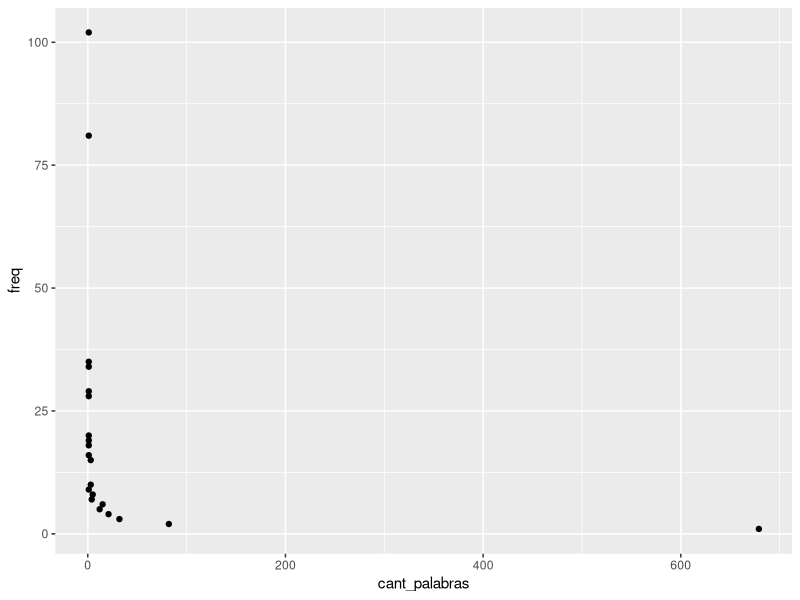
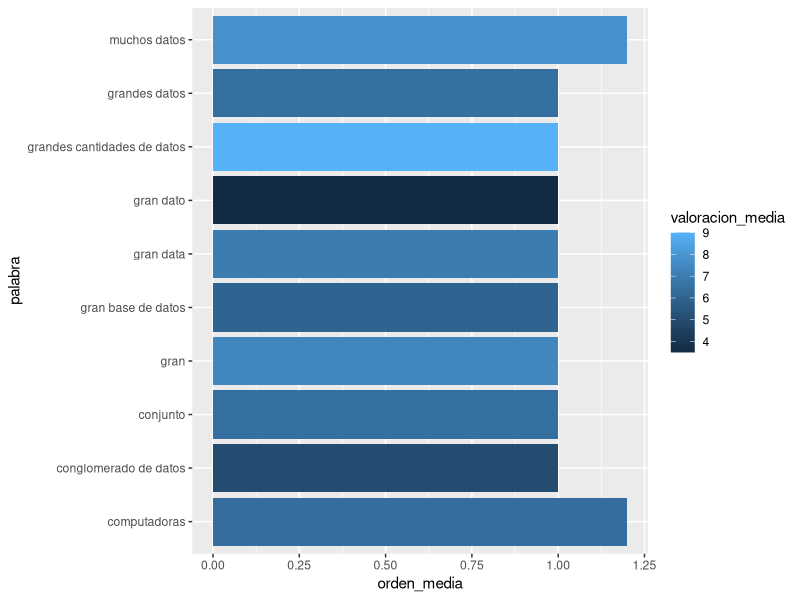

These charts were generated, in order, by the following R code: (Note: this script raises an error after producing the figures.)
## ---- chunk 1
# para cargar una libreria primero hay que instalarla:
# install.packages("readr")
# install.packages("tidyverse")

library(readr) # vamos a cargar las librerias
library(tidyverse) 

asociaciones <- readr::read_csv(file = "data/asociaciones.csv")
## ---- chunk 2
dim(asociaciones)
head(asociaciones, n = 10) 
## ---- chunk 3
summary(asociaciones)
## ---- chunk 4
glimpse(asociaciones) # muestra la estructura de la tabla 

asoc_frecuentes <- asociaciones %>% # (Paso0) y (Paso1)
  group_by(palabra) %>% # (Paso2)
  summarize( 
    freq = n(), # (Paso3)
    valoracion_media = mean(valoracion), # (Paso4)
    orden_media = mean(orden) #(Paso5)
  )

glimpse(asoc_frecuentes) 
## ---- chunk 5
asoc_frecuentes %>%  # no guardamos el resultado, solo lo imprimimos
  slice_max(order_by = freq, n=10) # ordenamos por freq y cortamos en 10 registros
## ---- chunk 6
asoc_frecuentes %>%  
  slice_max(order_by = valoracion_media, n=10) # las de valor mas alto

asoc_frecuentes %>%  
  slice_min(order_by = valoracion_media, n=10) # las de valor mas bajo
## ---- chunk 7
asoc_frecuentes %>% # Paso1
  group_by(freq) %>% # Paso2
  summarize(cant_palabras = n()) %>% # Paso3
  ggplot( # Paso 4: usamos la librería ggplot2 y la función ggplot
    aes(x=cant_palabras,y=freq) # mapeeamos los datos en los ejes x e y
    ) + # los componentes de ggplot se concatenan con +, ya que no son pasos secuenciales
  geom_point()
## ---- chunk 8
asoc_frecuentes <- asoc_frecuentes %>% # vamos a pisar la tabla con el resultado
  filter(freq > 1)

glimpse(asoc_frecuentes)
## ---- chunk 9
asoc_frecuentes %>% 
    slice_min(order_by = orden_media, n=10) %>% # las de valor mas bajo
  ggplot( # vamos a usar ggplot para graficar
    aes( # dentro de aes indicamos las variables a vincular con las partes del gráfico
      y = palabra,
      x = orden_media,
      fill = valoracion_media
    )
  ) + 
  geom_col()
## ---- chunk 10
analisis_proto <- function (tabla_evocaciones) {
  
  # las operaciones van aca...
  # por ahora no vamos a hacer nada mas que asignar nuestro input a un nuevo objeto...
  objeto_a_devolver <- tabla_evocaciones 
  
  return(objeto_a_devolver) # ... y lo devolvemos
}
## ---- chunk 11
analisis_proto(asociaciones) 
## ---- chunk 12
analisis_proto <- function (tabla_evocaciones, frecuencia_minima = 2,  criterio_corte = "media") {
  
  # (paso 1) tabla de frecuencias
  asoc_frecuentes <- asociaciones %>% 
    group_by(palabra) %>% 
    summarize( 
      freq = n(), 
      valoracion_media = mean(valoracion), 
      orden_media = mean(orden) 
    )  
  
  # (paso 2) establecemos un umbral de frecuencia minima (usando parametro)
  asoc_frecuentes <- asoc_frecuentes %>% 
    filter(freq > frecuencia_minima) 
  message("frecuencia minima = ", frecuencia_minima)
    
  # (paso 3) calculamos el corte de frecuencia (usamos mean o median, segun parametro)
  if (criterio_corte == "media") {
    freq_cut <- mean(asoc_frecuentes$freq) 
    orden_cut <- mean(asoc_frecuentes$orden_media) 
  } else {
    freq_cut <- median(asoc_frecuentes$freq) 
    orden_cut <- median(asoc_frecuentes$orden_media) 
  }
  message("valor corte frecuencia = ", freq_cut)
  message("valor corte orden = ", orden_cut)
  
  # (paso 4) segmentamos las palabras
  prototipico <- asoc_frecuentes %>% mutate( segmento = case_when(
    freq >= freq_cut & orden_media < orden_cut ~ 1,
    freq >= freq_cut & orden_media >= orden_cut ~ 2,
    freq < freq_cut & orden_media < orden_cut ~ 3,
    freq < freq_cut & orden_media >= orden_cut ~ 4 
  )
  ) %>% arrange(segmento, desc(freq,orden_media))
  
  # (paso 5) vamos a contar las palabras en cada segmento y lo mostramos en pantalla
  palabras_por_segmento <- prototipico %>% 
    count(segmento) %>%
    pull(n) # pull extrae una variable, quedando como vector
  message("palabras en cada segmento = ", 
          paste(palabras_por_segmento, collapse = " | "))
  
  # ... y lo devolvemos
  return(prototipico) 
}
## ---- chunk 13
analisis_proto(tabla_evocaciones = asociaciones)
## ---- chunk 14
analisis_proto(tabla_evocaciones = asociaciones, frecuencia_minima = 3, criterio_corte = "mediana")
## ---- chunk 15
analisis_proto(tabla_evocaciones = asociaciones, frecuencia_minima = 5, criterio_corte = "media")
